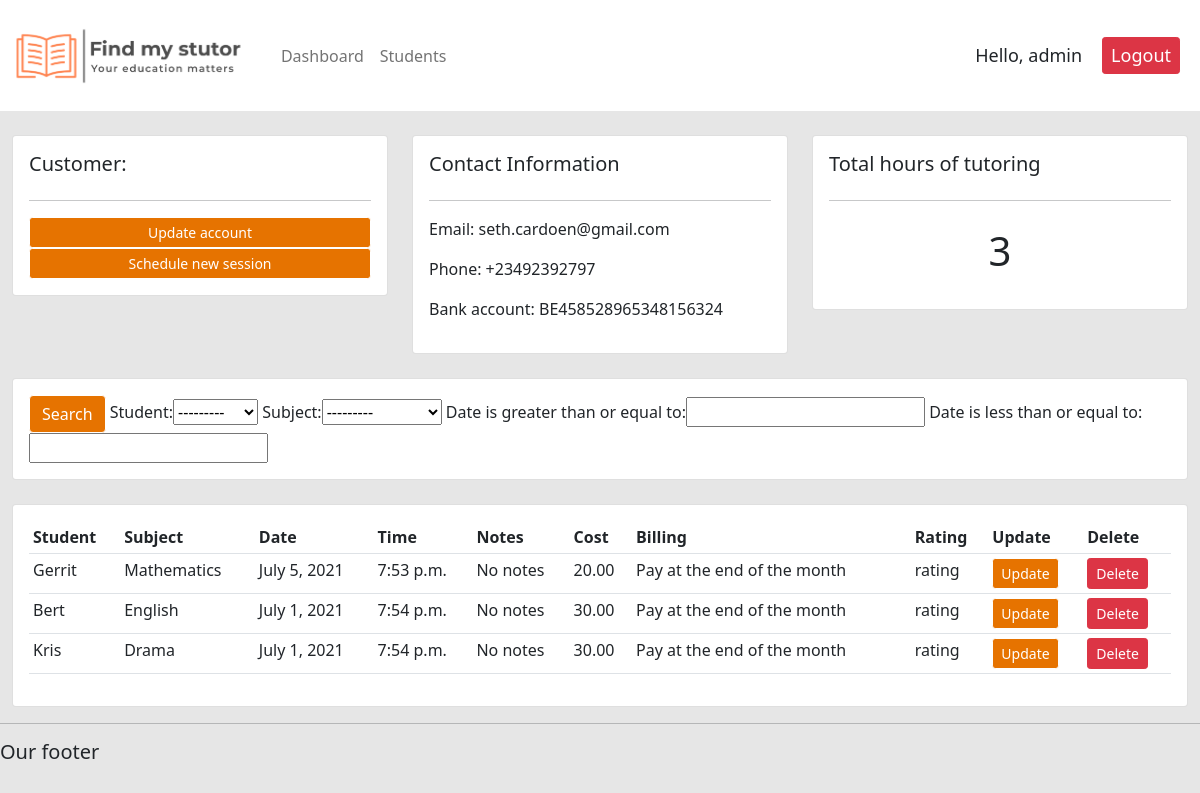
/tutor/1/ (signed in), run on the app's committed database.
### stutor/models.py (models this page shows, shortened)
class tutor(models.Model):
    user = models.OneToOneField(User, null=True, on_delete=models.CASCADE) #one to one, 1 tutor per user, en 1 user per tutor
    name = models.CharField(max_length=200, null=True)
    surname = models.CharField(max_length=200, null=True)
    age = models.PositiveSmallIntegerField(null=True)
    phone_number = PhoneNumberField(null=True, blank =True)
    email = models.EmailField(null=True)
    bank_account = models.CharField(max_length=20, null=True)
    date_created = models.DateTimeField(auto_now_add=True, null=True, blank=True)
    education_level = models.ForeignKey(education_level, on_delete=models.SET_NULL, null=True)
    subject = models.ForeignKey(subject, on_delete=models.SET_NULL, null=True)
    price_an_hour = MoneyField(decimal_places=2, default=0, default_currency='EUR', max_digits=11, null=True)

class subject(models.Model):
    subject = models.CharField(max_length=300)
    def __str__(self):
        return self.subject

class session(models.Model):
    date = models.DateField(default=datetime.now)
    time = models.TimeField(auto_now=False, auto_now_add=False)
    student = models.ForeignKey(student, null=True, on_delete=models.SET_NULL)
    subject = models.ForeignKey(subject, on_delete=models.SET_NULL, null=True)
    tutor = models.ForeignKey(tutor, null=True, on_delete=models.SET_NULL)
    notes = models.FileField(null=True, blank=True, default="No notes")
    description = models.CharField(max_length=300, null=True, blank=True, default="No description")
    price_an_hour = MoneyField(decimal_places=2, default=0, default_currency='EUR', max_digits=11, null=True)
    current_status = models.ForeignKey(status, on_delete=models.SET_NULL, null=True)

class student(models.Model):
    name = models.CharField(max_length= 200, null=True)
    surname = models.CharField(max_length=200, null=True)
    age = models.PositiveSmallIntegerField(null=True)
    phone_number = PhoneNumberField(null=True, blank = True)
    email = models.EmailField(null=True)
    date_created = models.DateTimeField(auto_now_add=True, null=True)
    education_level = models.ForeignKey(education_level, on_delete=models.SET_NULL, null=True)
    subject = models.ForeignKey(subject, on_delete=models.SET_NULL, null=True)
    def __str__(self):
        return self.name

class status(models.Model):
    current_status = models.CharField(max_length=300, null=True)
    def __str__(self):
        return self.current_status

### stutor/decorators.py (the view)
        def wrapper_func(request,*args, **kwargs):
            group = None
            if request.user.groups.exists():
                group = request.user.groups.all()[0].name # group krijgt de waarde van de group waar de user in zit
            if group in allowed_roles:  #als de group toegang heeft --> render the view
                return view_func(request,*args, **kwargs)
            else:
                return HttpResponse('You are not authorized to view this page')

### stutor/views.py (called while the page is built)
@login_required(login_url='login')
@allowed_users(allowed_roles=['admin', 'tutor'])
def tutor_page(request, pk_tutor):
    tuto_spe = tutor.objects.get(id=pk_tutor)
    email = tuto_spe.email #atribute opvragen van de classe zelf
    phone = tuto_spe.phone_number
    bac = tuto_spe.bank_account
    session = tuto_spe.session_set.all()
    ses_count = session.count()
    tutor_page_filter = session_filter(request.GET, queryset=session) #trow the data in the filter --> filter
    session = tutor_page_filter.qs # output the filtered data --> redefine it
    all = {
        'tuto_spe': tuto_spe,
        'email': email,
        'phone': phone,
        'bac': bac,
        'session': session,
        'ses_count': ses_count,
        'tutor_page_filter': tutor_page_filter,
    }
    return render(request, 'stutor/tutor.html', all)

### stutor/templates/stutor/tutor.html (shortened to what this page needs)
{% extends 'stutor/main.html'%}
{% block content %}
<br>
<div class="row">
	<div class="col-md">
		<div class="card card-body">
			<h5>Customer:</h5>
			<hr>
			<a class="btn btn-primary  btn-sm btn-block" href="">Update account</a>
			<a class="btn btn-primary  btn-sm btn-block" href="{% url 'create_session' tuto_spe.id %}">Schedule new session</a>
		</div>
	</div>
	<div class="col-md">
		<div class="card card-body">
			<h5>Contact Information</h5>
			<hr>
			<p>Email: {{email}}</p>
			<p>Phone: {{phone}}</p>
            <p>Bank account: {{bac}}</p>
		</div>
	</div>
	<div class="col-md">
		<div class="card card-body">
			<h5>Total hours of tutoring</h5>
			<hr>
			<h1 style="text-align: center;padding: 10px">{{ses_count}}</h1>
		</div>
	</div>
</div>
<br>
<div class="row">
	<div class="col">
		<div class="card card-body">
			<form method="get">
		    <button class="btn btn-primary" type="submit">Search</button>
				{{tutor_page_filter.form}}
		  </form>
		</div>
	</div>
</div>
<br>
<div class="row">
	<div class="col-md">
		<div class="card card-body">
			<table class="table table-sm">
				<tr>
					<th>Student</th>
                    <th>Subject</th>
					<th>Date</th>
					<th>Time</th>
					<th>Notes</th>
					<th>Cost</th>
					<th>Billing</th>
					<th>Rating</th>
					<th>Update</th>
					<th>Delete</th>
				</tr>
				{% for i in session %}
				<tr>
					<td>{{i.student}}</td>
					<td>{{i.subject}}</td>
					<td>{{i.date}}</td>
					<td>{{i.time}}</td>
					<td>{{i.notes}}</td>
					<td>{{i.price_an_hour}}</td>
					<td>{{i.current_status}}</td>
					<td>rating</td>
					<td> <a class="btn btn-primary  btn-sm btn-block" href="{% url 'update_session' i.id %}">Update</a> </td>
					<td> <a class="btn btn-danger  btn-sm btn-block" href="{% url 'delete_session' i.id %}">Delete</a> </td>
				{% endfor %}
			</table>
		</div>
	</div>
</div>
{% endblock%}

### stutor/templates/stutor/navbar.html (shortened to what this page needs)
{% load static %}
<nav class="navbar navbar-expand-lg navbar-light" style="background-color: #ffffff;">
  <a class="navbar-brand" href="#"> <img src="{% static 'images/logo.png' %}" style="height:85px;" > </a>
  <div class="collapse navbar-collapse" id="navbarNav">
    <ul class="navbar-nav">
      {% if request.user.is_staff %}
      <li class="nav-item active">
        <a class="nav-link" href="{% url 'home' %}">Dashboard</a>
      </li>
      <li class="nav-item">
        <a class="nav-link" href="{% url 'student' %}">Students</a>
      </li>
      {% endif %}
    </ul>
  </div>
  <span class="hello-msg">Hello, {{request.user}}</span>
  <span> <a class="btn btn-danger  btn-sm btn-block hello-msg" href="{% url 'logout' %}">Logout</a> </span>
</nav>

### static/CSS/main.css (style rules this page uses)
body { background-color: #e6e6e6 }

### stutor/templates/stutor/navbar.html (style rules this page uses)
.hello-msg { font-size: 18px; margin-right: 20px; }

### data on the page
tutor: email "seth.cardoen@gmail.com", phone_number "+23492392797", bank_account "BE458528965348156324"
subject: subject "---------"
session: student "Gerrit", subject "Mathematics", date "July 5, 2021", time "7:53 p.m.", notes "No notes", price_an_hour "20.00", current_status "Pay at the end of the month"
session: student "Bert", subject "English", date "July 1, 2021", time "7:54 p.m.", notes "No notes", price_an_hour "30.00", current_status "Pay at the end of the month"
session: student "Kris", subject "Drama", date "July 1, 2021", time "7:54 p.m.", notes "No notes", price_an_hour "30.00", current_status "Pay at the end of the month"

### other printed values
{{ request.user }} "admin"
{{ ses_count }} "3"
